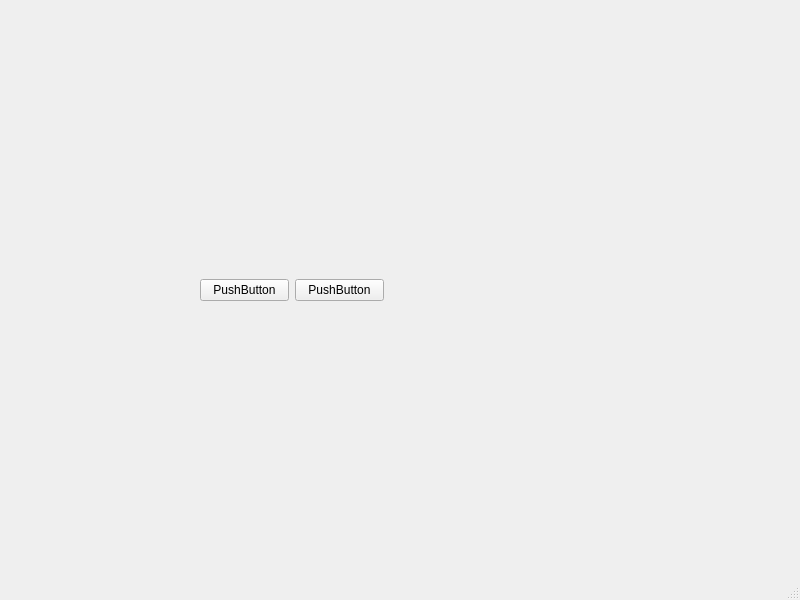
<?xml version="1.0" encoding="UTF-8"?>
<ui version="4.0">
 <class>MainWindow</class>
 <widget class="QMainWindow" name="MainWindow">
  <property name="geometry">
   <rect>
    <x>0</x>
    <y>0</y>
    <width>800</width>
    <height>600</height>
   </rect>
  </property>
  <property name="windowTitle">
   <string>MainWindow</string>
  </property>
  <widget class="QWidget" name="centralwidget">
   <widget class="QWidget" name="horizontalLayoutWidget">
    <property name="geometry">
     <rect>
      <x>200</x>
      <y>250</y>
      <width>184</width>
      <height>80</height>
     </rect>
    </property>
    <layout class="QHBoxLayout" name="horizontalLayout">
     <item>
      <widget class="QPushButton" name="pushButton_2">
       <property name="text">
        <string>PushButton</string>
       </property>
      </widget>
     </item>
     <item>
      <widget class="QPushButton" name="pushButton">
       <property name="text">
        <string>PushButton</string>
       </property>
      </widget>
     </item>
    </layout>
   </widget>
  </widget>
  <widget class="QMenuBar" name="menubar">
   <property name="geometry">
    <rect>
     <x>0</x>
     <y>0</y>
     <width>800</width>
     <height>30</height>
    </rect>
   </property>
  </widget>
  <widget class="QStatusBar" name="statusbar"/>
 </widget>
 <resources/>
 <connections/>
</ui>
